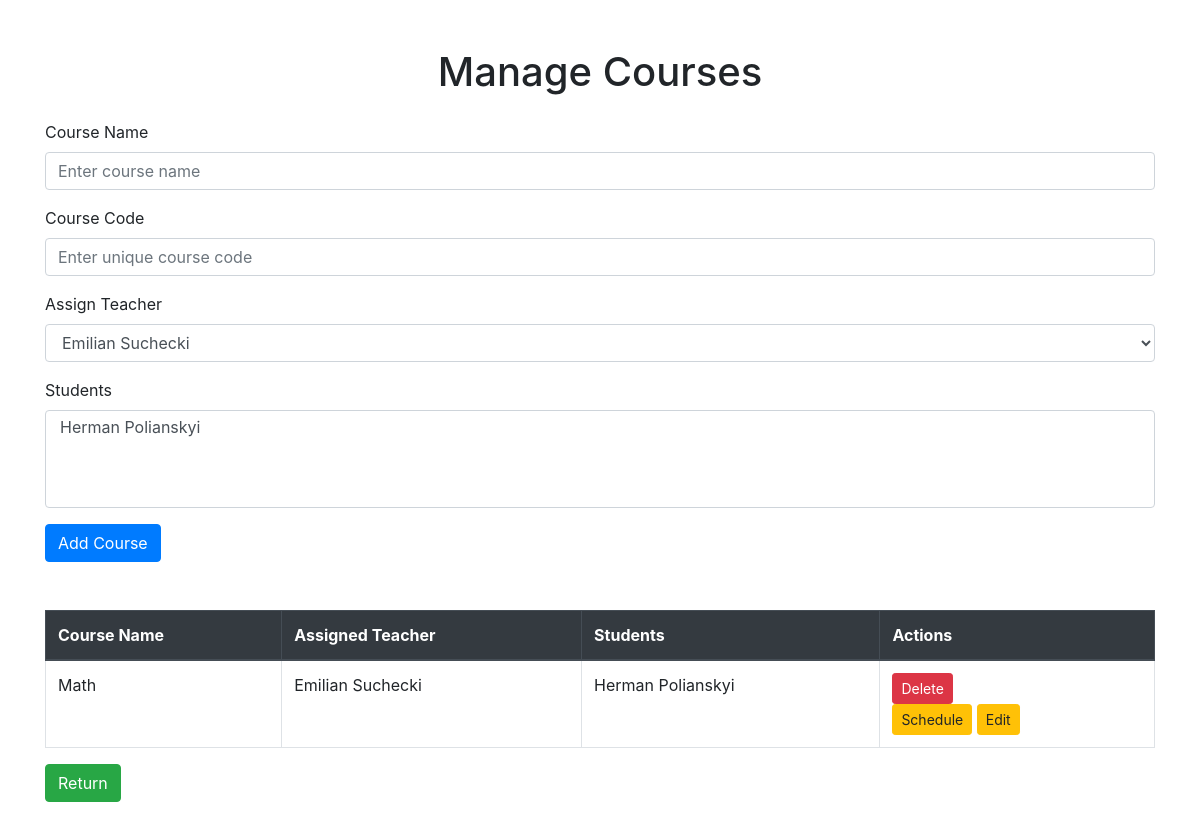
The app's page /admin_page (signed in) with its own data.
### models.py (models this page shows)
class Course(db.Model):
    id = db.Column(db.Integer, primary_key=True)
    name = db.Column(db.String(150), nullable=False)
    code = db.Column(db.String(50), nullable=False, unique=True, index=True)
    teacher_id = db.Column(db.Integer, db.ForeignKey('teacher.id'), nullable=False)
    students = db.relationship('User', secondary='enrollment', back_populates='enrolled_courses')
    course_schedule = db.relationship('Schedule', back_populates='course', cascade="all, delete-orphan")

class BaseUser(UserMixin, db.Model):
    __abstract__ = True
    id = db.Column(db.Integer, primary_key=True)
    username = db.Column(db.String(150), unique=True, nullable=False)
    password = db.Column(db.String(150), nullable=False)
    first_name = db.Column(db.String(100), nullable=True)
    last_name = db.Column(db.String(100), nullable=True)
    account_type = db.Column(db.String(50), nullable=False)
    email = db.Column(db.String(150), nullable=True, unique=True)

class Teacher(BaseUser):
    __tablename__ = 'teacher'
    subjects = db.Column(db.String(200), nullable=False)
    office = db.Column(db.String(100), nullable=False)
    consultation_hours = db.Column(db.String(100), nullable=False)
    courses = db.relationship('Course', backref='teacher')

class User(BaseUser):
    __tablename__ = 'user'
    major = db.Column(db.String(150), nullable=True)
    semester = db.Column(db.Integer, nullable=True)
    enrolled_courses = db.relationship('Course', secondary='enrollment', back_populates='students')

### app.py (the view, shortened to what this page needs)
@app.route('/admin_page', methods=['GET', 'POST'])
@login_required
def manage_courses():
    teachers = Teacher.query.all()
    courses = Course.query.all()
    students = User.query.filter_by(account_type='user').all()
    return render_template('manage_courses.html', courses=courses, teachers=teachers, students=students)

### app.py (called while the page is built)
@login_manager.user_loader
def load_user(user_id):
    user = User.query.get(int(user_id))
    if not user:
        user = Teacher.query.get(int(user_id))
    if not user:
        user = Admin.query.get(int(user_id))
    return user

### templates/manage_courses.html (shortened to what this page needs)
<!DOCTYPE html>
<html lang="en">
<head>
    <link rel="stylesheet" href="https://cdn.jsdelivr.net/npm/bootstrap@4.3.1/dist/css/bootstrap.min.css">
</head>
<body>
    <div class="container mt-5">
        <h1 class="text-center mb-4">Manage Courses</h1>
        <form method="POST" class="mb-5">
            <div class="form-group">
                <label for="name">Course Name</label>
                <input type="text" class="form-control" name="name" id="name" placeholder="Enter course name" required>
            </div>
            <div class="form-group">
                <label for="code">Course Code</label>
                <input type="text" class="form-control" name="code" id="code" placeholder="Enter unique course code" required>
            </div>
            <div class="form-group">
                <label for="teacher_id">Assign Teacher</label>
                <select class="form-control" name="teacher_id" id="teacher_id" required>
                    {% for teacher in teachers %}
                        <option value="{{ teacher.id }}">{{ teacher.first_name }} {{ teacher.last_name }}</option>
                    {% endfor %}
                </select>
            </div>
            <div class="form-group">
                <label for="students">Students</label>
                <select name="students" class="form-control" multiple>
                    {% for user in students %}
                    <option value="{{ user.id }}">{{ user.first_name }} {{ user.last_name }}</option>
                    {% endfor %}
                </select>
            </div>
            <button type="submit" class="btn btn-primary">Add Course</button>
        </form>
        <table class="table table-bordered">
            <thead class="thead-dark">
                <tr>
                    <th>Course Name</th>
                    <th>Assigned Teacher</th>
                    <th>Students</th>
                    <th>Actions</th>
                </tr>
            </thead>
            <tbody>
                {% for course in courses %}
                    <tr>
                        <td>{{ course.name }}</td>
                        <td>
                            {% for teacher in teachers %}
                                {% if teacher.id == course.teacher_id %}
                                    {{ teacher.first_name }} {{ teacher.last_name }}
                                {% endif %}
                            {% endfor %}
                        </td>
                        <td>
                            {% for student in course.students %}
                                {{ student.first_name }} {{ student.last_name }}<br>
                            {% endfor %}
                        </td>
                        <td>
                            <form  method="POST" action="{{ url_for('delete_course', course_id=course.id) }}" onsubmit="return confirm('Are you sure you want to delete this course?')">
                                <button type="submit" class="btn btn-danger btn-sm">Delete</button>
                            </form>
                            <a href="{{ url_for ('edit_course_schedule', course_id=course.id) }}" class="btn btn-sm btn-warning">Schedule</a>
                            <a href="{{ url_for ('edit_course', course_id=course.id) }}" class="btn btn-sm btn-warning">Edit</a>
                        </td>
                    </tr>
                {% endfor %}
            </tbody>
        </table>
        <a href="{{ url_for('admin_page') }}" class="btn btn-success mb-3">Return</a>
    </div>
</body>
</html>

### records on screen
Course: name "Math"
Teacher: first_name "Emilian", last_name "Suchecki"
User: {{ user.id }} 1 (drawn), first_name "Herman", last_name "Polianskyi"

### other values on screen
form field teacher_id "Emilian Suchecki"
